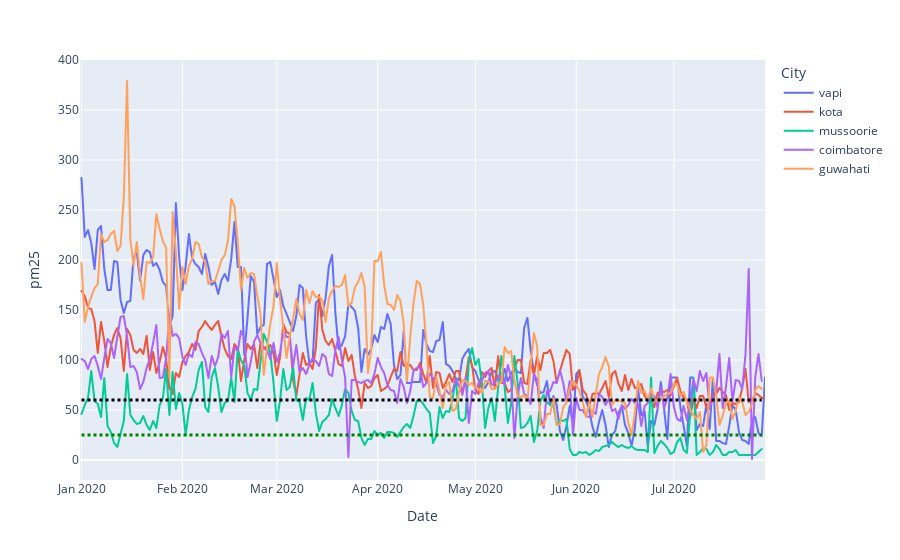

Source (notebook cell):
### Code cell
fig=px.line(df_reduced,'Date','pm25',color='City')
fig.add_shape(type="line",
            x0='2020-01-01',
            y0=25,
            x1='2020-07-28',
            y1=25,
            line=dict(
                color="green",
                width=3,
                dash="dot",
            ))
fig.add_shape(type="line",
            x0='2020-01-01',
            y0=60,
            x1='2020-07-28',
            y1=60,
            line=dict(
                color="black",
                width=3,
                dash="dot",
            ))
fig.show()
fig.write_image(f'images/rural_pm2.5_3city_line.png')

### Figure 1 — Plotly figure (JSON) as saved in the notebook; plotly's stock layout.template omitted (floating-point values rounded to 4 significant figures; data arrays with more than 128 entries replaced by an {"elided": "..."} marker saying what was removed)
{"data": [{"hovertemplate": "City=vapi<br>Date=%{x}<br>pm25=%{y}<extra></extra>", "legendgroup": "vapi", "line": {"color": "#636efa", "dash": "solid"}, "mode": "lines", "name": "vapi", "showlegend": true, "type": "scattergl", "visible": true, "x": {"elided": "211 str values"}, "xaxis": "x", "y": {"elided": "211 float values"}, "yaxis": "y"}, {"hovertemplate": "City=kota<br>Date=%{x}<br>pm25=%{y}<extra></extra>", "legendgroup": "kota", "line": {"color": "#EF553B", "dash": "solid"}, "mode": "lines", "name": "kota", "showlegend": true, "type": "scattergl", "visible": true, "x": {"elided": "211 str values"}, "xaxis": "x", "y": {"elided": "211 int values"}, "yaxis": "y"}, {"hovertemplate": "City=mussoorie<br>Date=%{x}<br>pm25=%{y}<extra></extra>", "legendgroup": "mussoorie", "line": {"color": "#00cc96", "dash": "solid"}, "mode": "lines", "name": "mussoorie", "showlegend": true, "type": "scattergl", "x": {"elided": "209 str values"}, "xaxis": "x", "y": {"elided": "209 float values"}, "yaxis": "y"}, {"hovertemplate": "City=coimbatore<br>Date=%{x}<br>pm25=%{y}<extra></extra>", "legendgroup": "coimbatore", "line": {"color": "#ab63fa", "dash": "solid"}, "mode": "lines", "name": "coimbatore", "showlegend": true, "type": "scattergl", "x": {"elided": "210 str values"}, "xaxis": "x", "y": {"elided": "210 float values"}, "yaxis": "y"}, {"hovertemplate": "City=guwahati<br>Date=%{x}<br>pm25=%{y}<extra></extra>", "legendgroup": "guwahati", "line": {"color": "#FFA15A", "dash": "solid"}, "mode": "lines", "name": "guwahati", "showlegend": true, "type": "scattergl", "visible": true, "x": {"elided": "210 str values"}, "xaxis": "x", "y": {"elided": "210 float values"}, "yaxis": "y"}], "layout": {"autosize": true, "legend": {"title": {"text": "City"}, "tracegroupgap": 0}, "margin": {"t": 60}, "shapes": [{"line": {"color": "green", "dash": "dot", "width": 3}, "type": "line", "x0": "2020-01-01", "x1": "2020-07-28", "y0": 25, "y1": 25}, {"line": {"color": "black", "dash": "dot", "width": 3}, "type": "line", "x0": "2020-01-01", "x1": "2020-07-28", "y0": 60, "y1": 60}], "xaxis": {"anchor": "y", "autorange": true, "domain": [0, 1], "range": ["2019-12-31 13:54:47.7919", "2020-07-29"], "title": {"text": "Date"}, "type": "date"}, "yaxis": {"anchor": "x", "autorange": true, "domain": [0, 1], "range": [-20, 400], "title": {"text": "pm25"}, "type": "linear"}}}
